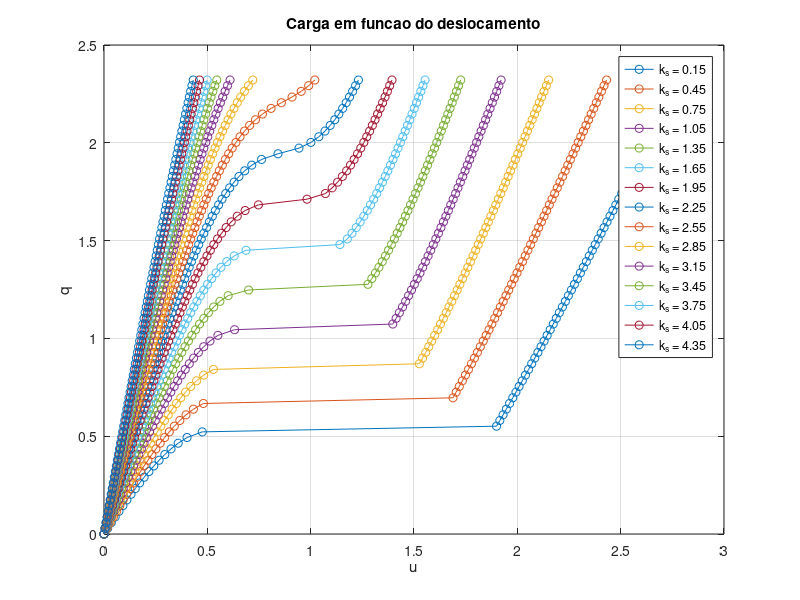

Write MATLAB code to recreate this figure.
clear all
close all
clc

% Dados
A = 1;
L_0 = 1;
E = 1;
beta_0 = pi / 3;

% Parametros numericos
tolerance = 1e-3;
residual = 10;
max_iterations = 40;

% Carga
q = 2.321;
ncarga = 80;

q_i = linspace(0, q, ncarga + 1);

% Varia o k_s de com incrementos de 0, 2kl no intervalo de 0, 1kl a 3, 0kl

k_l = 2 * (A * E / L_0) * sin(beta_0)^2;

k_s = [0.1:0.2:3.0]*k_l;

u = zeros(ncarga, length(k_s));

for s = 1:length(k_s)

    for n = 1:ncarga

        w = 0;

        u_aux = u(n, s);

        while abs(residual) > tolerance && w < max_iterations

            L = sqrt(u_aux^2 - 2 * L_0 * sin(beta_0) * u_aux + L_0^2);

            beta = asin((L_0 * sin(beta_0) - u_aux) / L);

            N = (A * E / L_0) * (L_0 - L);

            f = 2 * N * sin(beta);

            k = 2 * N * ((cos(beta)^3) / (L_0 * cos(beta_0))) + 2 * (A * E / L_0) * sin(beta)^2 + k_s(s);

            f_mola = k_s(s) * u_aux;

            q_aux = q_i(n + 1) - f_mola;

            residual = q_aux - f;

            delta_u = (1 / k) * residual;

            u_aux = u_aux + delta_u;

            w++;
        end

        u(n + 1, s) = u_aux;
        residual = 10;

    end
    display(['k_s = ', num2str(k_s(s)), ' k_l = ', num2str(k_l), ' u = ', num2str(u(n + 1, s))])

end

% Plota os resultados de q em funcao de u
figure(1)
for s = 1:length(k_s)
    plot(u(:, s), q_i, 'o-', 'DisplayName', ['k_s = ', num2str(k_s(s))])
    hold on
end
xlabel('u')
ylabel('q')
title('Carga em funcao do deslocamento')
legend('show')
grid on


% Save the results in csv format
headers = cell(1, length(k_s) + 1);
headers{1} = 'Load (N/m)';
for s = 1:length(k_s)
    headers{s + 1} = sprintf('Displacement for k_s=%.2f*k_l (m)', k_s(s)/k_l);
end

% Create CSV file
fid = fopen('main.csv', 'w');

% Write header
header_str = strjoin(headers, ',');
fprintf(fid, '%s\n', header_str);
fclose(fid);

% Prepare data matrix - first column is load, remaining columns are displacements
result_data = zeros(ncarga+1, length(k_s) + 1);
result_data(:, 1) = q_i.';
for s = 1:length(k_s)
    result_data(:, s + 1) = u(:, s);
end

% Append data to CSV
dlmwrite('main.csv', result_data, '-append');
% Save the figure
saveas(gcf, 'main.png')
